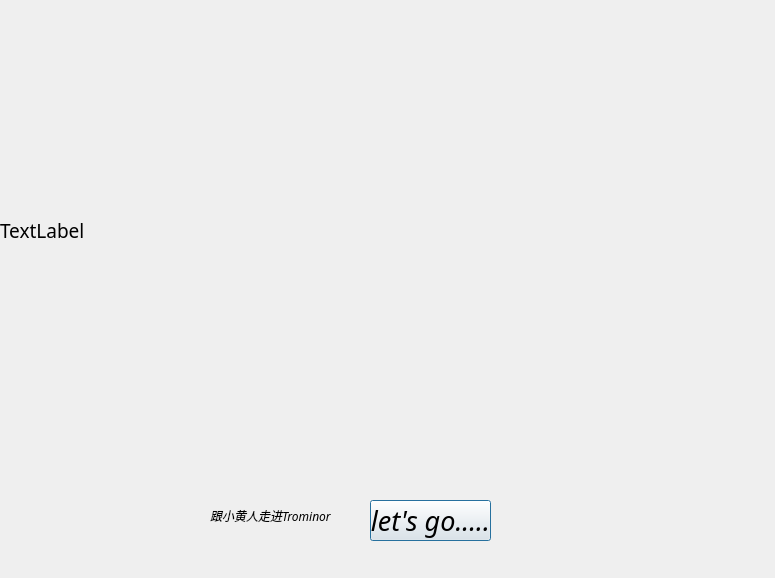
<?xml version="1.0" encoding="UTF-8"?>
<ui version="4.0">
 <class>bk</class>
 <widget class="QDialog" name="bk">
  <property name="geometry">
   <rect>
    <x>0</x>
    <y>0</y>
    <width>775</width>
    <height>578</height>
   </rect>
  </property>
  <property name="windowTitle">
   <string>Dialog</string>
  </property>
  <widget class="QPushButton" name="ct">
   <property name="geometry">
    <rect>
     <x>370</x>
     <y>500</y>
     <width>121</width>
     <height>41</height>
    </rect>
   </property>
   <property name="font">
    <font>
     <family>Adobe Arabic</family>
     <pointsize>20</pointsize>
     <italic>true</italic>
    </font>
   </property>
   <property name="text">
    <string>let's go.....</string>
   </property>
  </widget>
  <widget class="QLabel" name="bkp">
   <property name="geometry">
    <rect>
     <x>0</x>
     <y>0</y>
     <width>781</width>
     <height>461</height>
    </rect>
   </property>
   <property name="font">
    <font>
     <family>Adobe Arabic</family>
     <pointsize>14</pointsize>
    </font>
   </property>
   <property name="text">
    <string>TextLabel</string>
   </property>
  </widget>
  <widget class="QLabel" name="label">
   <property name="geometry">
    <rect>
     <x>210</x>
     <y>500</y>
     <width>171</width>
     <height>31</height>
    </rect>
   </property>
   <property name="font">
    <font>
     <family>华文彩云</family>
     <italic>true</italic>
    </font>
   </property>
   <property name="text">
    <string>跟小黄人走进Trominor</string>
   </property>
  </widget>
 </widget>
 <resources/>
 <connections/>
</ui>
